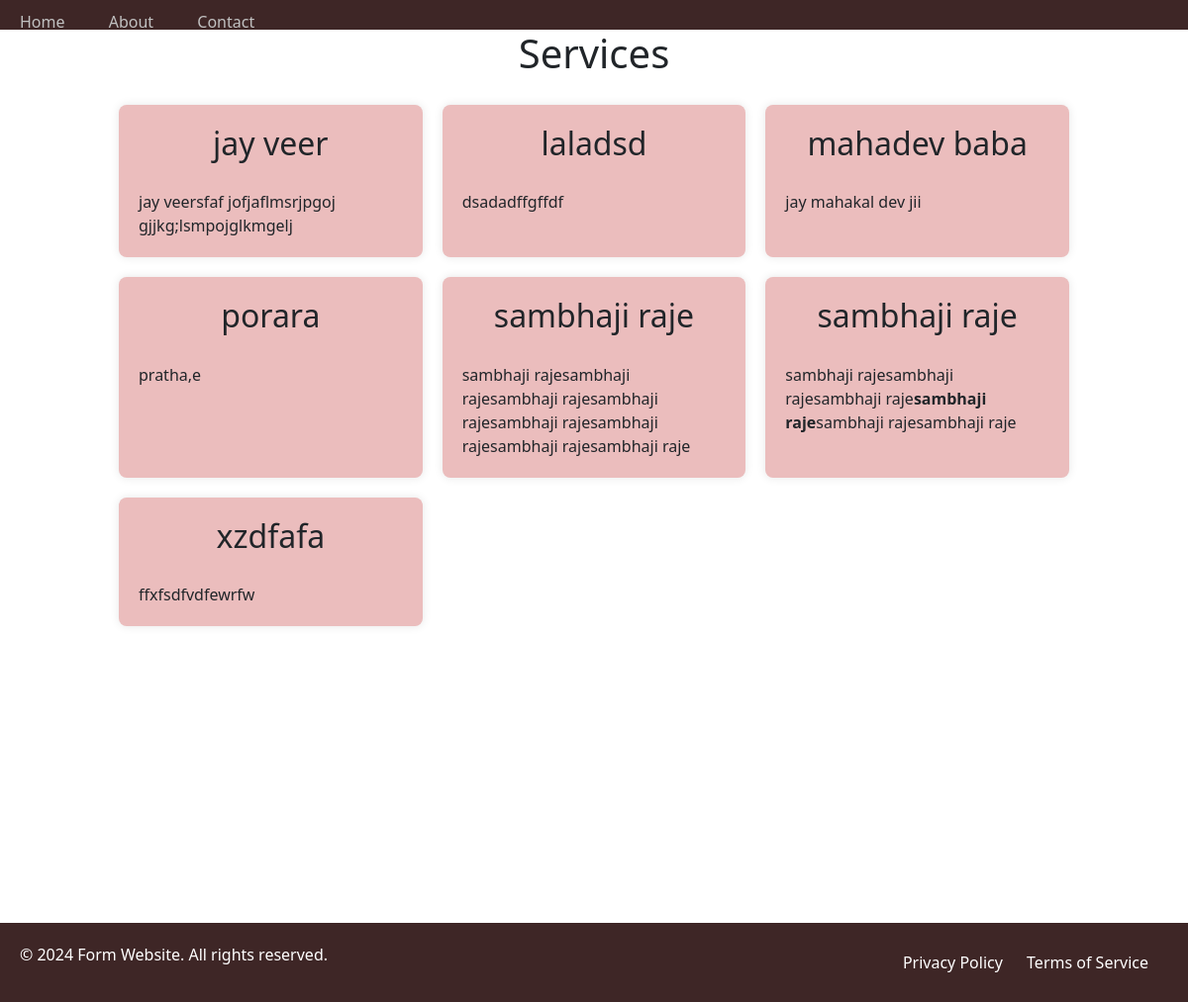
The app's page /service/, older data.
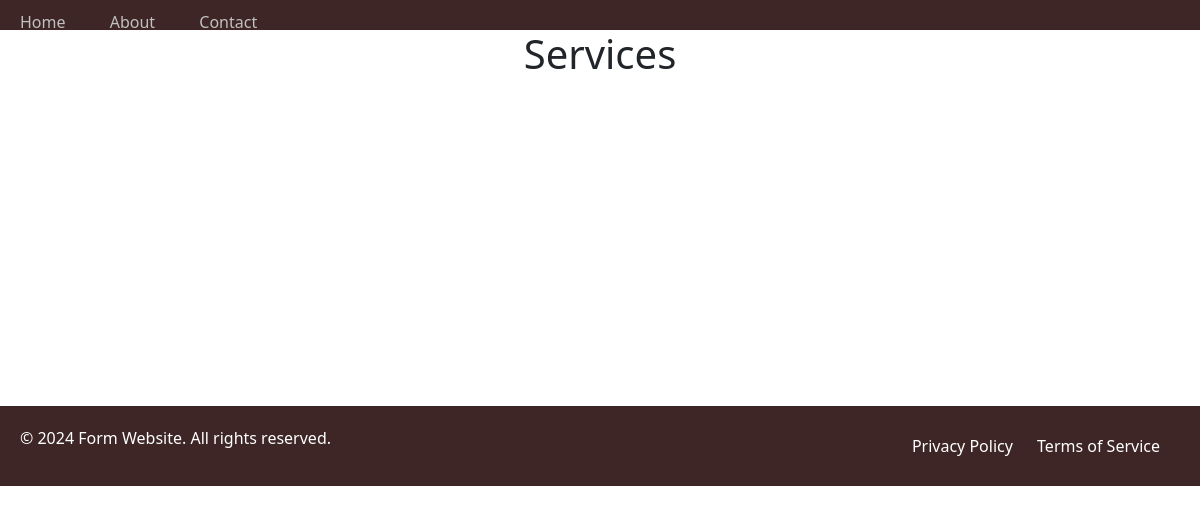
The same page, newer data.
### service/models.py (models this page shows)
class ServiceItem(models.Model):
    icon = models.CharField(max_length=20)
    title = models.CharField(max_length=15)
    dis = models.TextField(max_length=150)

### onepageweb/views.py (the view)
# urls.py: path("service/",views.service_view),
def service_view(request):
    servicedata = ServiceItem.objects.all().order_by('title')[2:9]
    data = {
        'servicedata': servicedata,
    }
    return render(request, "service.html", data)

### templates/service.html (shortened to what this page needs)
<!DOCTYPE html>
<html lang="en">
<head>
    <link rel="stylesheet" href="/static/form.css">
    <link rel="stylesheet" href="/static/header.css">
    <link rel="stylesheet" href="/static/footer.css">
    <link rel="stylesheet" href="/static/service.css">
    <link href="https://cdn.jsdelivr.net/npm/bootstrap@5.3.0-alpha1/dist/css/bootstrap.min.css" rel="stylesheet">
</head>
<body>
    <nav>
    <ul>
      <li><a href="#">Home</a></li>
      <li><a href="#">About</a></li>
      <li><a href="#">Contact</a></li>
    </ul>
    </nav>
    <div id="okk">
    <div class="col-12" >
        <h1>Services</h1>
        {% for n in servicedata %}
        <div>
        <h2>{{n.title}}</h2>
            {{n.dis | safe}}
        </div>
        {% endfor %}
    </div>
</div>
    {% include "footer.html" %}
</body>
</html>

### templates/footer.html
<footer>
    <div class="footer-content">
      <p>&copy; 2024 Form Website. All rights reserved.</p>
      <ul>
        <li><a href="#">Privacy Policy</a></li>
        <li><a href="#">Terms of Service</a></li>
      </ul>
    </div>
  </footer>
</body>
</html>

### static/form.css (style rules this page uses)
body { font-family: Arial, sans-serif; margin: 0; padding: 0; background-color: #f4f4f4; }

### static/header.css (style rules this page uses)
body { margin: 0; font-family: Arial, sans-serif; background-color: #c91c1c; }
nav { background-color: #333; color: #fff; padding: 10px; }
nav ul { list-style-type: none; padding: 0; margin: 0; }
nav ul li { display: inline; margin-right: 20px; }
nav ul li a { color: #000000; text-decoration: none; }

### static/footer.css (style rules this page uses)
footer { background-color: #333; padding-top: 200px; color: #fff; text-align: center; padding: 20px; }
.footer-content { display: flex; justify-content: space-between; align-items: center; }
.footer-content ul { list-style-type: none; padding: 0; margin: 0; }
.footer-content ul li { display: inline; margin-right: 20px; }
.footer-content ul li a { color: #fff; text-decoration: none; }

### static/service.css (style rules this page uses)
.col-12 { width: 80%; display: grid; grid-template-columns: repeat(3, 1fr); grid-template-rows: repeat(2, auto); gap: 20px; }
#okk { width: 80%; margin: auto; }
h1 { grid-column: 1 / -1; text-align: center; margin-bottom: 20px; }
body { font-family: Arial, sans-serif; margin: 0; }
nav { background-color: rgb(62, 38, 38); height: 30px; }
nav ul { list-style-type: none; padding: 0; margin: 0; }
nav ul li { display: inline; }
nav ul li a { text-decoration: none; padding: 10px; color: #c1c1c1; }
.col-12 { display: grid; margin: auto; padding-bottom: 300px; grid-template-columns: repeat(3, 1fr); grid-template-rows: repeat(2, auto); gap: 20px; }
footer { background-color: rgb(62, 38, 38); }

Row changes from the older to the newer data that the page shows:
removed ServiceItem: title "jay veer", dis "jay veersfaf jofjaflmsrjpgoj gjjkg;lsmpojglkmgelj"
removed ServiceItem: title "laladsd", dis "dsadadffgffdf"
removed ServiceItem: title "mahadev baba", dis "jay mahakal dev jii"
removed ServiceItem: title "porara", dis "pratha,e"
removed ServiceItem: title "sambhaji raje", dis "sambhaji rajesambhaji rajesambhaji rajesambhaji rajesambhaji rajesambhaji rajesambhaji rajesambhaji raje"
removed ServiceItem: title "sambhaji raje", dis "sambhaji rajesambhaji rajesambhaji raje sambhaji raje sambhaji rajesambhaji raje"
removed ServiceItem: title "xzdfafa", dis "ffxfsdfvdfewrfw"
